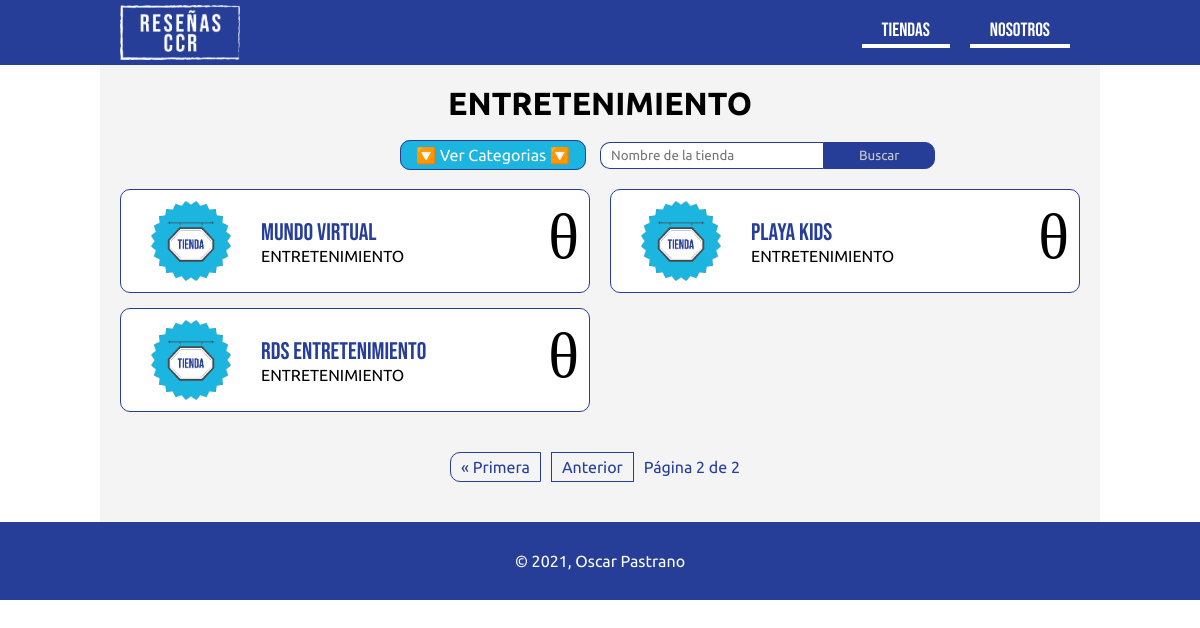
The page /categorias/2/?page=2 on the database its author committed.
### reviews/models.py (models this page shows, shortened)
class Category(models.Model):
	name = models.CharField(max_length=150)
	description = models.TextField(null=True, blank=True)
	class Meta:
		ordering = ['name']

class Store(models.Model):
	name = models.CharField(max_length=150)
	room = models.CharField(max_length=150,  null=True, blank=True)
	description = models.TextField( null=True, blank=True)
	score = models.DecimalField(max_digits=4, decimal_places=2, null=True, blank=True)
	logo = models.TextField( null=True, blank=True)
	category = models.ForeignKey(
		Category, on_delete=models.SET_NULL, related_name='stores', null=True, blank=True
	)
	class Meta:
		ordering = ['name']
	def totalScore(self):
		total = 0
		for rev in self.reviews.all():
			total = total + rev.score
		if total > 0:
			return total / len(self.reviews.all())
		else:
			return 0

### reviews/views.py (the view)
# urls.py: path('categorias/<int:ctg>/', storeList, name='stores'),
def storeList(request, ctg):
	categories = Category.objects.all()
	storeTxt = request.GET.get('storeTxt') or ''
	catObj = None
	if ctg == 0:
		if storeTxt:
			store_list = Store.objects.filter(name__icontains=storeTxt)
		else:
			store_list = Store.objects.all()
	else:
		catObj = Category.objects.get(id=ctg)
		if storeTxt:
			store_list = Store.objects.filter(name__icontains=storeTxt, category=catObj)
		else:
			store_list = Store.objects.filter(category=catObj)
	page = request.GET.get('page')
	if page and page.isdigit():
		page = int(page)
	else:
		page = 1
	paginator = Paginator(store_list, 10)
	page_obj = paginator.get_page(page)
	context = {
		'catObj': catObj,
		'categories': categories,
		'page_obj': page_obj
	}
	return render(request, 'reviews/store_list.html', context)

### reviews/templates/reviews/store_list.html (shortened to what this page needs)
{% extends 'base.html' %} {% load static %}
{% block main %}
{% if not catObj %}
<h1>Todas las tiendas</h1>
{% else %}
<h1>{{catObj.name}}</h1>
{% endif %}
<div class="search">
   <div class="filter">
      <label for="cts">🔽 Ver Categorias 🔽</label>
   </div>
   <form action="." method="get">
      <input
         type="text"
         name="storeTxt"
         placeholder="Nombre de la tienda"
         value="{{request.GET.storeTxt}}"
      />
      <button type="submit">Buscar</button>
   </form>
</div>
<ul class="storeLst">
   {% for store in page_obj %}
   <li>
      <div class="logo">
         <img src=" {% static 'img/storeLogo.png' %} " alt="" />
      </div>
      <div class="info">
         <p>
            <a href=" {% url 'reviews:store' store.id %} " class="strName">
               {{store.name}}
            </a>
         </p>
         <p>{{store.category.name}}</p>
      </div>
      <div class="score">
         {% if store.totalScore == 0 %}
         <p>&theta;</p>
         {% else %}
         <p>{{store.totalScore|floatformat}} <span>/5</span></p>
         {% endif %}
      </div>
   </li>
   {% endfor %}
</ul>
{% include './partials/pagination.html' %}
{% endblock %}

### assets/css/main.css (style rules this page uses)
* { margin:0;padding:0;box-sizing:border-box;font-family:ubuntu }
body { font-family:arial;background:#fff;color:#000 }
ul { list-style:none }
a { text-decoration:none;color:#fff }
main>h1 { padding-top:20px;text-align:center }
.search { padding-top:20px;display:flex;align-items:center;justify-content:space-between;width:40%;margin:0 auto }
.search .filter { position:relative;flex:2 }
.search label { background:#1cb5e0;padding:5px 15px;border:1px solid #263e98;border-radius:10px;color:#fff;transition:.2s;cursor:pointer }
.search form { margin:0 auto;max-width:50%;display:flex;font-size:.9rem }
.search form input { padding:5px 10px;border-radius:10px 0 0 10px;outline:none;border:1px solid #263e98;border-right:none }
.search form button { outline:none;padding:0 35px;border-radius:0 10px 10px 0;border:1px solid #263e98;background:#263e98;color:#ccc;cursor:pointer;transition:.2s }
.storeLst { padding:20px 20px 0;display:grid;grid-template-columns:repeat(2, 1fr);grid-gap:15px 20px }
.storeLst li { display:flex;align-items:center;padding:10px;border:1px solid #263e98;border-radius:10px;background:#fff;transition:.2s }
.storeLst li a { font-size:1.4rem;color:#263e98 }
.storeLst li .logo { margin-right:10px;width:120px }
.storeLst li img { height:80px;display:block;margin:0 auto }
.storeLst li .info { flex:1;margin-right:10px }
.storeLst li .info .strName { font-size:1.5rem }
.storeLst li .info a { transition:.2s;display:inline-block;font-family:"Bebas Neue" }
.storeLst li .score p { font-family:"Bebas Neue";font-size:4rem;border-bottom:5px solid #fff }

### rows shown on the page
Category: name "ENTRETENIMIENTO"
Store: name "MUNDO VIRTUAL", category.name "ENTRETENIMIENTO", shows "θ"
Store: name "PLAYA KIDS", category.name "ENTRETENIMIENTO", shows "θ"
Store: name "RDS ENTRETENIMIENTO", category.name "ENTRETENIMIENTO", shows "θ"

### other values the page prints
{{ page_obj.number }} "2"
{{ page_obj.paginator.num_pages }} "2"
